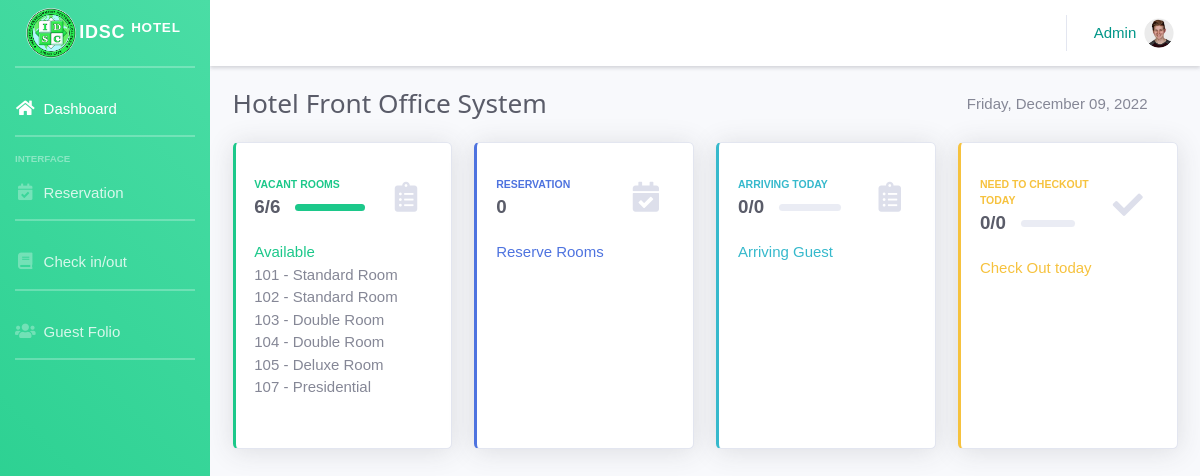
Screenshot of /Staff/index.php (signed in) with the database file from the repository.
### tables this page shows
CREATE TABLE `rooms` (
  `RoomID` int(11) NOT NULL,
  `RoomNumber` varchar(255) DEFAULT NULL,
  `RoomName` text DEFAULT NULL,
  `RoomDescription` varchar(255) DEFAULT NULL,
  `RoomType` varchar(255) DEFAULT NULL,
  `RoomImage` varchar(255) DEFAULT NULL,
  `RoomStatus` varchar(255) DEFAULT NULL
);

CREATE TABLE `roomtype` (
  `roomtypeid` int(255) NOT NULL,
  `roomtype` varchar(255) DEFAULT NULL,
  `roomtypedescription` varchar(255) NOT NULL,
  `roomprice` int(255) NOT NULL
);

### Staff/index.php (the view, shortened to what this page needs)
<?php
include('../Includes/header.php');
include('../Includes/staff_navbar.php');
include('../Includes/conn_pdo.php');
$today = date("Y/m/d");
$queryRoom = "SELECT * FROM rooms";
$statement = $connect->prepare($queryRoom);
$statement->execute();
$total_data = $statement->rowCount();
$result = $statement->fetchAll();
$total = $total_data;
$queryRoomV = "SELECT * FROM rooms WHERE RoomStatus = 'Vacant'";
$statementV = $connect->prepare($queryRoomV);
$statementV->execute();
$total_dataV = $statementV->rowCount();
$resultV = $statementV->fetchAll();
if($total_dataV>0){
  $V = $total_dataV;
  $percentageV = ($V / $total) * 100;
}
$queryRoomB = "SELECT * FROM rooms WHERE RoomStatus = 'Booked'";
$statementB = $connect->prepare($queryRoomB);
$statementB->execute();
$total_dataB = $statementB->rowCount();
$queryRoomO = "SELECT * FROM transaction WHERE Departure = '$today'";
$statementO = $connect->prepare($queryRoomO);
$statementO->execute();
$total_dataO = $statementO->rowCount();
$queryRoomR = "SELECT * FROM reservation WHERE ReservationStatus = 'Approved'";
$statementR = $connect->prepare($queryRoomR);
$statementR->execute();
$total_dataR = $statementR->rowCount();
$queryRoomA = "SELECT * FROM reservation WHERE ReservationStatus = 'Approved' AND Arrival = '$today'";
$statementA = $connect->prepare($queryRoomA);
$statementA->execute();
$total_dataA = $statementA->rowCount();
if($total_dataA > 0){
  $A = $total_dataA;
  $percentageA = ($A / $total_dataR) * 100;
}else{
  $A = 0;
}
?>
<div class="container-fluid">
  <div class="d-sm-flex align-items-center justify-content-between mb-4">
    <h2 class="h3 mb-0 text-gray-800">Hotel Front Office System</h2>
    <div class="mr-3 d-flex">
             <div class="mr-3">
                <?php
                $today = date('Y-m-d');
                 $date = strtotime($today);
                echo date('l,  F d, Y', $date);
                ?>
                </div>
        </div>
  </div>
  <div class="row">
    <div class="col-xl-3 col-md-6 mb-4">
    <a href="booking" role="button" class=" " style="text-decoration: none;">
      <div class="card border-left-success shadow h-100 py-3 ">
        <div class="card-body">
          <div class="row no-gutters align-items-center">
            <div class="col mr-2">
              <div class="text-xs font-weight-bold text-success text-uppercase mb-1">Vacant Rooms</div>
              <div class="row no-gutters align-items-center">
                <div class="col-auto">
                  <div class="h5 mb-0 mr-3 font-weight-bold text-gray-800"><?php echo $total_dataV;
                                                                            echo "/";
                                                                            echo $total_data; ?></div>
                </div>
                <div class="col mr-4">
                  <div class="progress progress-sm mr-">
                    <div class="progress-bar bg-success" role="progressbar" style="width: <?php echo $percentageV; ?>%" aria-valuenow="50" aria-valuemin="0" aria-valuemax="100"></div>
                  </div>
                </div>
              </div>
            </div>
            <div class="col-auto mr-3">
              <i class="fas fa-clipboard-list fa-2x text-gray-300"></i>
            </div>
          </div>
          <div class=" pt-4  ">
                 <p>
                   <span class="text-success">Available</span><br>
                <?php
                foreach($resultV as $row){
                  $rtype = $row['RoomType'];
                  $queryRoomtype = "SELECT * FROM roomtype WHERE roomtypeid = $rtype";
                  $statement = $connect->prepare($queryRoomtype);
                  $statement->execute();
                  $resulttype = $statement->fetchAll();
                  foreach($resulttype as $rowtype){
                    echo $row['RoomNumber'].' - '.$rowtype['roomtype'].'  <br>';
                  }
                }
                ?>
                </p>
              </div>
        </div>
      </div>
      </a>
    </div>
    <div class="col-xl-3 col-md-6 mb-4">
    <a href="reservation" role="button" class=" " style="text-decoration: none;">
      <div class="card border-left-primary shadow h-100 py-3">
        <div class="card-body">
          <div class="row no-gutters align-items-center">
            <div class="col mr-2">
              <div class="text-xs font-weight-bold text-primary text-uppercase mb-1">Reservation</div>
              <div class="row no-gutters align-items-center">
                <div class="col-auto">
                  <div class="h5 mb-0 mr-3 font-weight-bold text-gray-800"><?php echo $total_dataR; ?></div>
                </div>
              </div>
            </div>
            <div class="col-auto mr-3">
              <i class="fas fa-calendar-check fa-2x text-gray-300"></i>
            </div>
          </div>
          <div class="pt-4">
                <p><span class="text-primary">Reserve Rooms</span><br>
                </p>
              </div>
        </div>
      </div>
    </a>
    </div>
    <div class="col-xl-3 col-md-6 mb-4">
    <a href="reservation" role="button" class=" " style="text-decoration: none;">
      <div class="card border-left-info shadow h-100 py-3">
        <div class="card-body">
          <div class="row no-gutters align-items-center">
            <div class="col mr-2">
              <div class="text-xs font-weight-bold text-info text-uppercase mb-1">Arriving Today</div>
              <div class="row no-gutters align-items-center">
                <div class="col-auto">
                  <div class="h5 mb-0 mr-3 font-weight-bold text-gray-800"><?php echo $A;
                                                                            echo "/";
                                                                            echo $total_dataR; ?></div>
                </div>
                <div class="col mr-4">
                  <div class="progress progress-sm mr-2">
                  </div>
                </div>
              </div>
            </div>
            <div class="col-auto mr-3">
              <i class="fas fa-clipboard-list fa-2x text-gray-300"></i>
            </div>
          </div>
          <div class="pt-4">
              <p><span class="text-info">Arriving Guest</span><br>
                </p>
              </div>
        </div>
      </div>
    </a>
    </div>
    <div class="col-xl-3 col-md-6 mb-4">
    <a href="booking" role="button" class=" " style="text-decoration: none;">
      <div class="card border-left-warning shadow h-100 py-3">
        <div class="card-body">
          <div class="row no-gutters align-items-center">
            <div class="col mr-2">
              <div class="text-xs font-weight-bold text-warning text-uppercase mb-1">Need to Checkout today</div>
              <div class="row no-gutters align-items-center">
                <div class="col-auto">
                  <div class="h5 mb-0 mr-3 font-weight-bold text-gray-800"><?php echo $total_dataO;
                                                                            echo "/";
                                                                            echo $total_dataB; ?></div>
                </div>
                <div class="col mr-4">
                  <div class="progress progress-sm mr-2">
                  </div>
                </div>
              </div>
            </div>
            <div class="col-auto mr-3">
              <i class="fas fa-check fa-2x text-gray-300"></i>
            </div>
          </div>
          <div class="pt-4">
              <p><span class="text-warning">Check Out today</span><br>
                </p>
              </div>
        </div>
      </div>
    </a>
    </div>
<?php
include('../Includes/footer.php');
?>

### Includes/header.php (shortened to what this page needs)
<!DOCTYPE html>
<html lang="en">
<head>
  <link href="../vendor/fontawesome-free/css/all.min.css" rel="stylesheet" type="text/css">
  <link href="https://cdn.jsdelivr.net/npm/bootstrap@5.0.2/dist/css/bootstrap.min.css" rel="stylesheet">
  <link rel="stylesheet" href="https://unpkg.com/placeholder-loading/dist/css/placeholder-loading.min.css">
  <link href="../Css/sb-admin-2.min.css" rel="stylesheet">
  <link href="../Css/w3.css" rel="stylesheet">
  <link href="../Css/custom.css" rel="stylesheet">
  <link rel="stylesheet" href="//code.jquery.com/ui/1.12.1/themes/base/jquery-ui.css">
</head>
<body id="page-top">
  <div id="wrapper">

### Includes/staff_navbar.php (shortened to what this page needs)
   <ul style="background: linear-gradient(45deg, #20cc8a,#4adda5);" class="navbar-nav sidebar sidebar-dark accordion" id="accordionSidebar">
<a class="sidebar-brand d-flex align-items-center justify-content-center" href="#">
<img   src="../Images/idsc.png" width="50rem;" height="50rem;">
  <div class=" mx-1" style="font-size: 1.2rem;">IDSC <sup>Hotel</sup></div>
</a>
<hr class="sidebar-divider w3-white">
<li class="nav-item  ">
  <a class="nav-link" href="index">
    <i class="fas fa-fw fa-home text-white" style="font-size: 1.1rem;"></i>
    <span style="font-size: 1rem; color: white;">Dashboard</span></a>
</li>
<hr class="sidebar-divider bg-white">
<div class="sidebar-heading">
  Interface
</div>
<li class="nav-item">
  <a class="nav-link" href="../Staff/reservation">
    <i  style="font-size: 1.1rem;" class="fas fa-fw fa-calendar-check"></i>
    <span  style="font-size: 1rem;">Reservation</span></a>
</li>
<hr class="sidebar-divider bg-white">
<li class="nav-item">
  <a class="nav-link" href="../Staff/booking">
    <i  style="font-size: 1.1rem;" class="fas fa-fw fa-book"></i>
    <span style="font-size: 1rem;">Check in/out</span></a>
</li>
<hr class="sidebar-divider bg-white">
<li class="nav-item">
  <a class="nav-link" href="../Staff/billing">
    <i  style="font-size: 1.1rem;" class="fas fa-fw fa-users"></i>
    <span  style="font-size: 1rem;">Guest Folio</span></a>
</li>
<hr class="sidebar-divider bg-white">
</ul>
    <div id="content-wrapper" class="d-flex flex-column">
      <div id="content">
        <nav class="navbar navbar-expand navbar-light bg-white topbar mb-4 static-top shadow-sm   ">
          <ul class="navbar-nav ml-auto">
            <li class="nav-item dropdown no-arrow">
              <a class="nav-link dropdown-toggle" href="#" id="userDropdown" role="button" data-toggle="dropdown" aria-haspopup="true" aria-expanded="false">
                <span class="mr-2 d-none d-lg-inline w3-text-teal " style="font-size: 1rem;">
                <?php
                  echo $_SESSION['staffname'];
                  ?>
                </span>
                <img class="img-profile rounded-circle" src="../Upload/User_Pics/<?php
                  echo $_SESSION['staffpic'];
                  ?>">
              </a>
            </li>
          </ul>
        </nav>

### Includes/footer.php
      </div>
      </div>
    </div>
</body>
</html>

### Css/w3.css (style rules this page uses)
html { box-sizing:border-box }
*,*:before,*:after { box-sizing:inherit }
html { -ms-text-size-adjust:100%;-webkit-text-size-adjust:100% }
body { margin:0 }
article,aside,details,figcaption,figure,footer,header,main,menu,nav,section { display:block }
a { background-color:transparent }
sub,sup { font-size:75%;line-height:0;position:relative;vertical-align:baseline }
sup { top:-0.5em }
img { border-style:none }
hr { box-sizing:content-box;height:0;overflow:visible }
html,body { font-family:Verdana,sans-serif;font-size:15px;line-height:1.5 }
html { overflow-x:hidden }
h2 { font-size:30px }
h1,h2,h3,h4,h5,h6 { font-family:"Segoe UI",Arial,sans-serif;font-weight:400;margin:10px 0 }
hr { border:0;border-top:1px solid #eee;margin:20px 0 }
img { vertical-align:middle }
a { color:inherit }
.w3-white,.w3-hover-white:hover { color:#000!important;background-color:#fff!important }
.w3-text-teal,.w3-hover-text-teal:hover { color:#009688!important }

### rows the page displays
rooms: RoomNumber "101"
roomtype: roomtype "Standard Room"
rooms: RoomNumber "102"
rooms: RoomNumber "103"
roomtype: roomtype "Double Room"
rooms: RoomNumber "104"
rooms: RoomNumber "105"
roomtype: roomtype "Deluxe Room"
rooms: RoomNumber "107"
roomtype: roomtype "Presidential"

### other values shown
$_SESSION['staffname'] "Admin"
$total_dataV "6"
$total_data "6"
$total_dataR "0"
$A "0"
$total_dataO "0"
$total_dataB "0"
